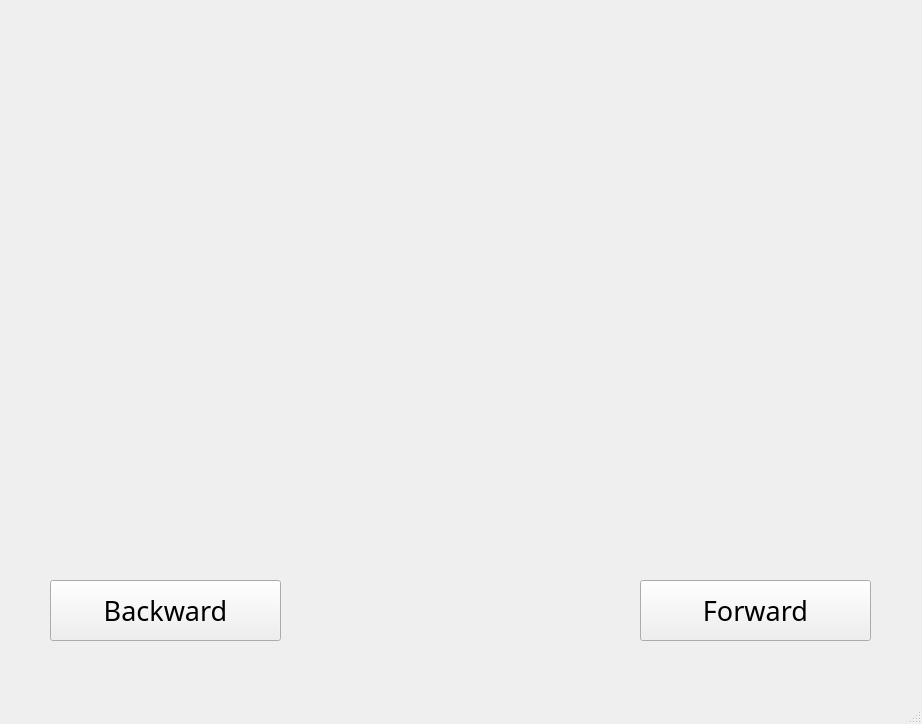
<?xml version="1.0" encoding="UTF-8"?>
<ui version="4.0">
 <class>MainWindow</class>
 <widget class="QMainWindow" name="MainWindow">
  <property name="geometry">
   <rect>
    <x>0</x>
    <y>0</y>
    <width>922</width>
    <height>724</height>
   </rect>
  </property>
  <property name="windowTitle">
   <string>MainWindow</string>
  </property>
  <widget class="QWidget" name="centralwidget">
   <widget class="QLabel" name="label">
    <property name="geometry">
     <rect>
      <x>60</x>
      <y>50</y>
      <width>811</width>
      <height>441</height>
     </rect>
    </property>
    <property name="text">
     <string/>
    </property>
    <property name="pixmap">
     <pixmap>../Tkinter Tutorial/Pokemon/Legendary/384_Rayquaza.jpg</pixmap>
    </property>
    <property name="alignment">
     <set>Qt::AlignCenter</set>
    </property>
    <property name="openExternalLinks">
     <bool>true</bool>
    </property>
   </widget>
   <widget class="QPushButton" name="pushButton">
    <property name="geometry">
     <rect>
      <x>50</x>
      <y>580</y>
      <width>231</width>
      <height>61</height>
     </rect>
    </property>
    <property name="font">
     <font>
      <family>Agency FB</family>
      <pointsize>20</pointsize>
     </font>
    </property>
    <property name="text">
     <string>Backward</string>
    </property>
   </widget>
   <widget class="QPushButton" name="pushButton_2">
    <property name="geometry">
     <rect>
      <x>640</x>
      <y>580</y>
      <width>231</width>
      <height>61</height>
     </rect>
    </property>
    <property name="font">
     <font>
      <family>Agency FB</family>
      <pointsize>20</pointsize>
     </font>
    </property>
    <property name="text">
     <string>Forward</string>
    </property>
   </widget>
  </widget>
  <widget class="QMenuBar" name="menubar">
   <property name="geometry">
    <rect>
     <x>0</x>
     <y>0</y>
     <width>922</width>
     <height>26</height>
    </rect>
   </property>
  </widget>
  <widget class="QStatusBar" name="statusbar"/>
 </widget>
 <resources/>
 <connections/>
</ui>
